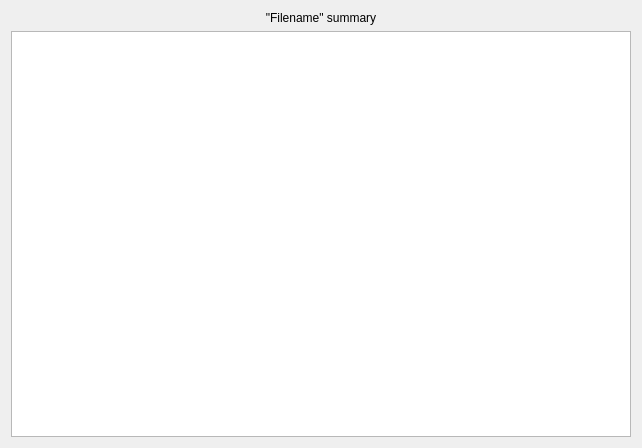
<?xml version="1.0" encoding="UTF-8"?>
<ui version="4.0">
 <class>Dialog</class>
 <widget class="QDialog" name="Dialog">
  <property name="geometry">
   <rect>
    <x>0</x>
    <y>0</y>
    <width>642</width>
    <height>448</height>
   </rect>
  </property>
  <property name="windowTitle">
   <string>Dialog</string>
  </property>
  <layout class="QVBoxLayout" name="verticalLayout">
   <item>
    <widget class="QLabel" name="filenamelbl">
     <property name="text">
      <string>&quot;Filename&quot; summary</string>
     </property>
     <property name="alignment">
      <set>Qt::AlignCenter</set>
     </property>
    </widget>
   </item>
   <item>
    <widget class="QTableView" name="Detailedresultstable">
     <property name="baseSize">
      <size>
       <width>3</width>
       <height>10</height>
      </size>
     </property>
    </widget>
   </item>
  </layout>
 </widget>
 <resources/>
 <connections/>
</ui>
